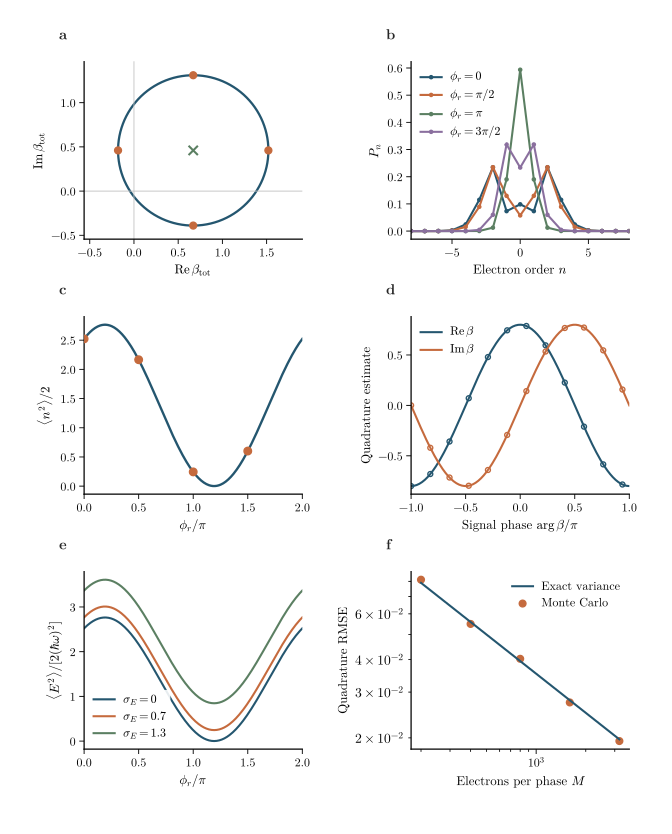

This chart was generated by the following Python code:
"""Phase-stepped PINEM: coherent coupling and exact spectral-moment demodulation.

All distributions and plotted results are generated from Bessel probabilities.
This is a controlled *same-frequency coherent reference* model; free drift,
frequency mismatch, finite optical phase diffusion and reference calibration
error are excluded from the forward model.
"""
import numpy as np
from scipy.special import jv
from common import atlas_figure,atlas_save,ATLAS_COLORS
from pathlib import Path
OUT=Path(__file__).with_suffix('.pdf')
PHASES=np.arange(4)*np.pi/2
X,Y=.67,.46
B=.85
N=np.arange(-15,16)
RNG_SEED=20261009
C=ATLAS_COLORS

def coupling(phi,b=B,x=X,y=Y):
    return x+1j*y+b*np.exp(1j*np.asarray(phi))

def populations(phi,b=B,x=X,y=Y):
    return jv(N,2*np.abs(coupling(phi,b,x,y)))**2

def moment(phi,b=B,x=X,y=Y):
    # Sideband moment identity: E[n^2]/2 = |beta_tot|^2.
    return np.abs(coupling(phi,b,x,y))**2

def demodulate(values,b=B):
    values=np.asarray(values)
    return np.array([(values[0]-values[2])/(4*b),
                     (values[1]-values[3])/(4*b)])

def simulate_moments(n_per_phase=1200,sigma=.7,repeats=1,seed=RNG_SEED,b=B,x=X,y=Y):
    rng=np.random.default_rng(seed)
    p=np.stack([populations(p,b,x,y) for p in PHASES])
    p/=p.sum(axis=1,keepdims=True)
    # sampled (continuous) measured energy E/(hbar omega) = n + Gaussian noise
    arr=np.empty((repeats,4))
    for j in range(4):
        samples=rng.choice(N,size=(repeats,n_per_phase),p=p[j]);
        measured=samples+sigma*rng.standard_normal(samples.shape)
        arr[:,j]=.5*np.mean(measured**2,axis=1)
    dem=np.stack([(arr[:,0]-arr[:,2])/(4*b),
                  (arr[:,1]-arr[:,3])/(4*b)],axis=1)
    return dem

def variance_y(betatot,sigma):
    g2=np.abs(betatot)**2
    return (g2+g2*g2+4*g2*sigma*sigma+sigma**4)/2


def render():
    fig,axs=atlas_figure()
    a,b,c,d,e,f=axs
    phi=np.linspace(0,2*np.pi,340)
    bet=coupling(phi)
    a.plot(bet.real,bet.imag,c=C[0],lw=1.65)
    a.scatter(coupling(PHASES).real,coupling(PHASES).imag,c=C[1],s=25,zorder=4)
    a.scatter([X],[Y],c=C[2],marker='x',s=45)
    a.axhline(0,color='.75',lw=.6);a.axvline(0,color='.75',lw=.6)
    a.set(xlabel=r'$\operatorname{Re}\beta_{\mathrm{tot}}$',ylabel=r'$\operatorname{Im}\beta_{\mathrm{tot}}$')
    a.set_aspect('equal',adjustable='datalim')

    for j,ph in enumerate(PHASES):
        b.plot(N,populations(ph),marker='o',ms=2.3,color=C[j],label=[r'$\phi_r=0$',r'$\phi_r=\pi/2$',r'$\phi_r=\pi$',r'$\phi_r=3\pi/2$'][j])
    b.set(xlim=(-8,8),xlabel=r'Electron order $n$',ylabel=r'$P_n$');b.legend(loc='upper right',fontsize=7.6)

    raw=moment(phi)
    c.plot(phi/np.pi,raw,c=C[0],lw=1.7)
    c.scatter(PHASES/np.pi,moment(PHASES),c=C[1],s=30,zorder=5)
    c.set(xlabel=r'$\phi_r/\pi$',ylabel=r'$\langle n^2\rangle/2$',xlim=(0,2))

    theta=np.linspace(-np.pi,np.pi,160)
    x_true=.8*np.cos(theta);y_true=.8*np.sin(theta)
    x_dem=[];y_dem=[]
    for xx,yy in zip(x_true,y_true):
        xs=demodulate(moment(PHASES,x=xx,y=yy))
        x_dem.append(xs[0]);y_dem.append(xs[1])
    d.plot(theta/np.pi,x_true,color=C[0],label=r'$\operatorname{Re}\beta$')
    d.plot(theta/np.pi,y_true,color=C[1],label=r'$\operatorname{Im}\beta$')
    d.scatter(theta[::14]/np.pi,np.asarray(x_dem)[::14],s=13,facecolors='none',edgecolors=C[0])
    d.scatter(theta[::14]/np.pi,np.asarray(y_dem)[::14],s=13,facecolors='none',edgecolors=C[1])
    d.set(xlabel=r'Signal phase $\arg\beta/\pi$',ylabel=r'Quadrature estimate',xlim=(-1,1));d.legend(loc='upper left',fontsize=7.6)

    for ss,col in [(.0,C[0]),(.7,C[1]),(1.3,C[2])]:
        e.plot(phi/np.pi,moment(phi)+ss**2/2, color=col, label=rf'$\sigma_E={ss:g}$')
    e.set(xlabel=r'$\phi_r/\pi$',ylabel=r'$\langle E^2\rangle/[2(\hbar\omega)^2]$',xlim=(0,2))
    e.legend(loc='upper right',fontsize=7.6)

    sizes=np.array([200,400,800,1600,3200])
    rms=[];expect=[]
    for size in sizes:
        out=simulate_moments(size,.7,180,seed=RNG_SEED+int(size))
        rms.append(np.sqrt(np.mean(np.sum((out-[X,Y])**2,axis=1))))
        v=sum(variance_y(coupling(PHASES[j]),.7) for j in range(4))
        expect.append(np.sqrt(v/(16*B*B*size)))
    f.plot(sizes,np.asarray(expect),color=C[0],label='Exact variance')
    f.scatter(sizes,rms,color=C[1],s=24,label='Monte Carlo')
    f.set(xscale='log',yscale='log',xlabel=r'Electrons per phase $M$',ylabel=r'Quadrature RMSE')
    f.legend(loc='upper right',fontsize=7.5)
    atlas_save(fig,OUT)
    print('saved',OUT,'moment-demod',demodulate(moment(PHASES)))
if __name__=='__main__':render()
